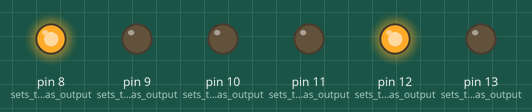
Bench run of a sketch on a simulated Arduino Uno, built with avr-gcc and run on an emulated ATmega328P. Shown: output pins drawn as LEDs (lit = HIGH).

Above: at 0.05 s.
At 4.95 s:
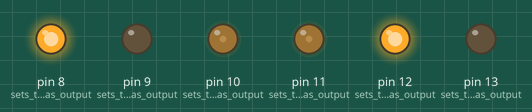
At 9.95 s:
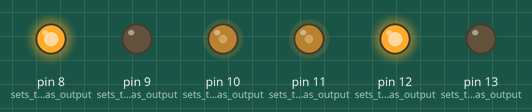
At 19.95 s:
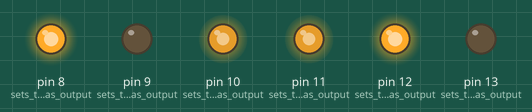
At 29.85 s:
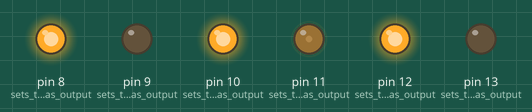
At 39.85 s:
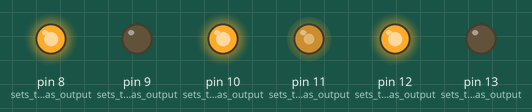
Timing chart, 0 to 40.0 s (numbered marks = the images above):
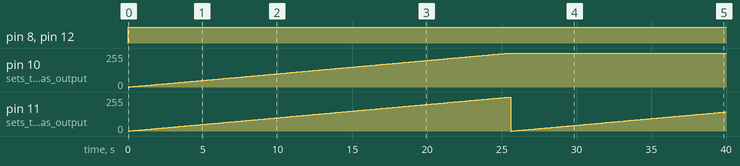

The sketch:

MotoMamaTest.pde
```cpp
void setup()
{
  pinMode(11, OUTPUT);   // sets the pin as output
  pinMode(12, OUTPUT);   // sets the pin as output
  pinMode(13, OUTPUT);   // sets the pin as output
  pinMode(8, OUTPUT);   // sets the pin as output
  pinMode(9, OUTPUT);   // sets the pin as output
  pinMode(10, OUTPUT);   // sets the pin as output
}

void loop()
{
  int i;
  digitalWrite(12,HIGH);
  digitalWrite(8,HIGH);
  digitalWrite(13,LOW);
  digitalWrite(9,LOW);
  for(i = 0;i<1024;i++)
  {
    analogWrite(11, i);  // analogRead values go from 0 to 1023, analogWrite values from 0 to 255
    analogWrite(10, i);
    delay(100);
  }
  digitalWrite(13,HIGH);
  digitalWrite(9,HIGH);
  digitalWrite(12,LOW);
  digitalWrite(8,LOW);
  for(i = 0;i<1024;i++)
  {
    analogWrite(11, i);  // analogRead values go from 0 to 1023, analogWrite values from 0 to 255
    analogWrite(10, i);
    delay(100);
  }
}
```

Measured:
- by itself, pin 8 (sets_the_pin_as_output), pin 12 (sets_the_pin_as_output): LOW → HIGH at 0.00 s
- by itself, pin 10 (sets_the_pin_as_output): moves from 0/255 to 255/255 over 25.4 s
- by itself, pin 11 (sets_the_pin_as_output): 0/255 → 1/255 at 0.10 s, → 2/255 0.10 s later, → 3/255 0.10 s later, → 4/255 0.10 s later, … (399 changes in this stretch)
